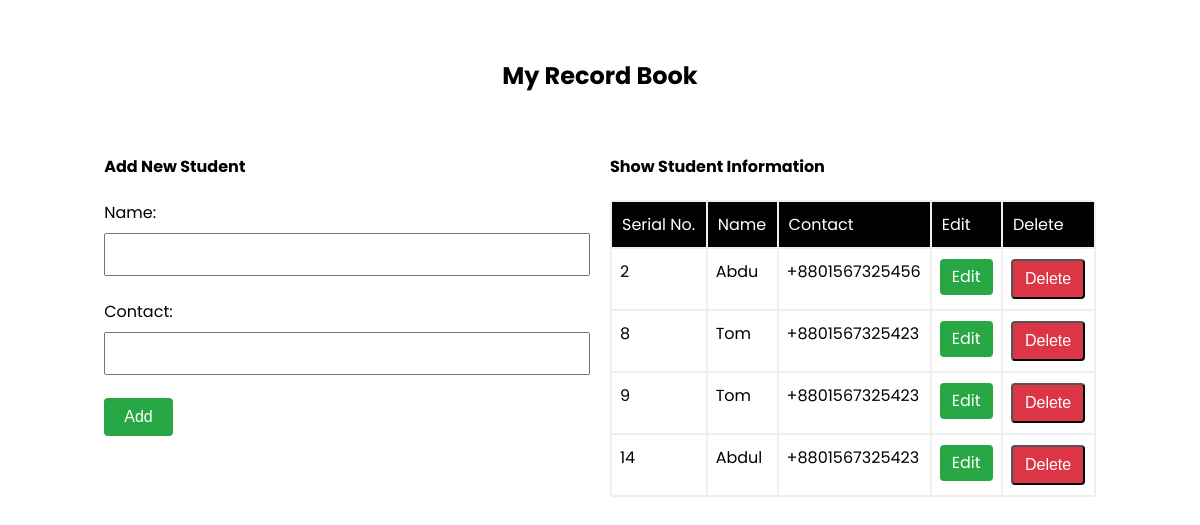
Before: / with the older database file.
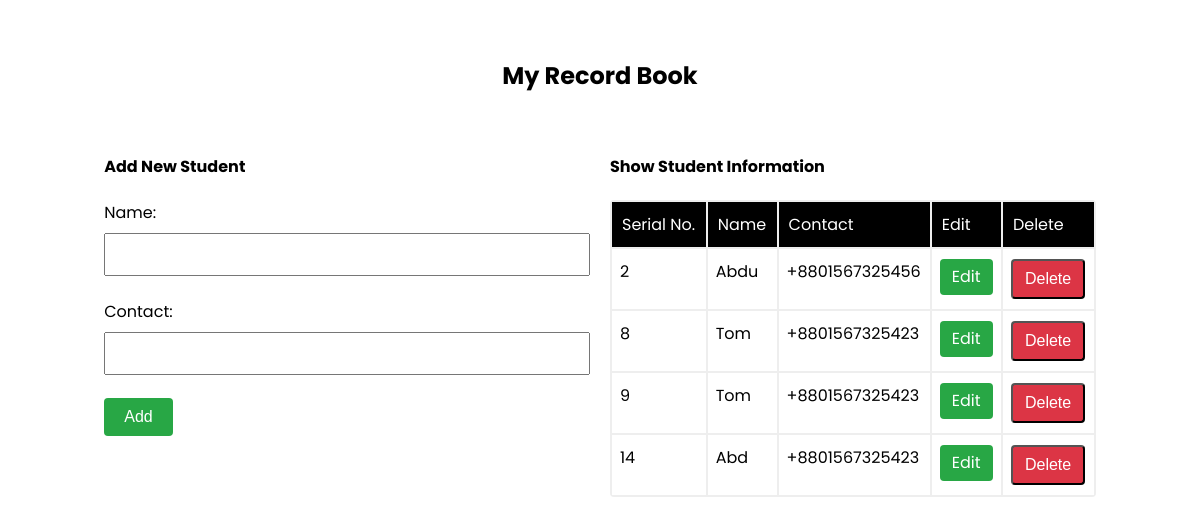
After: the same page with the newer database file.
### mainapp/models.py (models this page shows)
class User(models.Model):
    name=models.CharField(max_length=70)
    contact=models.CharField(max_length=100,validators=[RegexValidator(r'^(?:\+88|88)?(01[3-9]\d{8})$', message="Phone number is not valid")])

### mainapp/views.py (the view)
# urls.py: path('',views.add_show, name="addandshow"),
def add_show(request):
    if request.method == 'POST':
        fm = StudentRegistration(request.POST)
        if fm.is_valid():
           nm = fm.cleaned_data['name']
           cn= fm.cleaned_data['contact']
           reg=User(name=nm,contact=cn)
           reg.save()
           fm = StudentRegistration()
    else:
        fm = StudentRegistration()
    stud = User.objects.all()
    return render(request, 'enroll/addandshow.html',{'form':fm, 'stu':stud})

### mainapp/forms.py
class StudentRegistration(forms.ModelForm):
    class Meta:
        model=User
        fields=['name','contact']
        widgets={
            'name': forms.TextInput(attrs={'class':'form-control',}),
            'contact': forms.TextInput(attrs={'class':'form-control',})
        }

### mainapp/templates/enroll/addandshow.html (shortened to what this page needs)
{% extends 'enroll/base.html' %}
{% block content %}
    <div class="container-main">
        <h2 class="home-title">My Record Book</h2>
        <div class="row">
            <div class="col-50">
                <h4>Add New Student</h4>
                <form action=""  method="POST">
                    {% for field in form %}
                        <div class="form-input-group">
                            {{field.label_tag}} {{field}}
                        </div>
                    {% endfor %}
                    <input type="submit" class="form-btn btn-success" value="Add">
                </form>
            </div>
            <div class="col-50">
                <h4>Show Student Information</h4>
                    {% if stu %}
                    <div class="div-table">
                        <div class="trow">
                            <div class="th">Serial No.</div>
                            <div class="th">Name</div>
                            <div class="th">Contact</div>
                            <div class="th">Edit</div>
                            <div class="th">Delete</div>
                        </div>
                        {% for st in stu %}
                        <div class="trow">
                            <div class="td">{{st.id}}</div>
                            <div class="td">{{st.name}}</div>
                            <div class="td">{{st.contact}}</div>
                            <div class="td">
                                <a class="btn btn-success link-btn" href="{% url 'updatedata' st.id %}" method="POST">Edit</a>
                            </div>
                            <div class="td">
                                <form action="{% url 'deletedata' st.id %}" method="POST">
                                    <input type="submit" class="btn btn-danger" value="Delete">
                                </form>
                            </div>
                        </div>
                        {% endfor %}
                    </div>
                    {% else %}
                      <h4>No Records</h4>
                    {% endif %}
            </div>
        </div>
    </div>
{% endblock content %}

### mainapp/templates/enroll/base.html (shortened to what this page needs)
<!DOCTYPE html>
{% load static %}
<html lang="en">
<head>
    <link rel="stylesheet" href="{% static 'css/style.css' %}"/>
</head>
<body>
     {% block content %}
     {% endblock content %}
</body>
</html>

### mainapp/static/css/style.css (style rules this page uses)
body { font-family: "Poppins", sans-serif; font-weight: 400; padding: 30px }
.row { width: 90%; margin:auto; display: flex; padding: 10px; }
.col-50 { padding: 10px; width: 50%; }
.home-title { text-align: center; }
.form-control { width: 100%; padding: 12px 20px; margin: 8px 0; box-sizing: border-box; }
.form-input-group { margin: 15px 0px; }
.btn { display: inline-block; font-weight: 400; text-align: center; white-space: nowrap; vertical-align: middle; cursor: pointer; user-select: none; color:white; padding: .375rem .75rem; font-size: 1rem; line-height: 1.5; border-radius: .25rem; transition: color .15s ease-in-out,background-color .15s ease-in-out,border-color .15s ease-in-out,box-shadow .15s ease-in-out; }
.form-btn { padding: 10px 20px; font-size: 1rem; border:none; cursor: pointer; border-radius: .25rem; color: white; }
.btn-success { background-color: #28a745; }
.btn-danger { background-color:#dc3545; }
.link-btn { text-decoration: none; }
.div-table { display: table; width: 100%; overflow: scroll; background-color: #eee; border-spacing: 2px; border-radius:4px; }
.trow { display: table-row; }
.th { background-color: black; color:white; padding: 10px; display: table-cell; }
.td { display: table-cell; vertical-align: top; background-color: #fff; padding: 10px 8px }

Changed rows visible on the page:
changed User id 14: name "Abdul" → "Abd"
